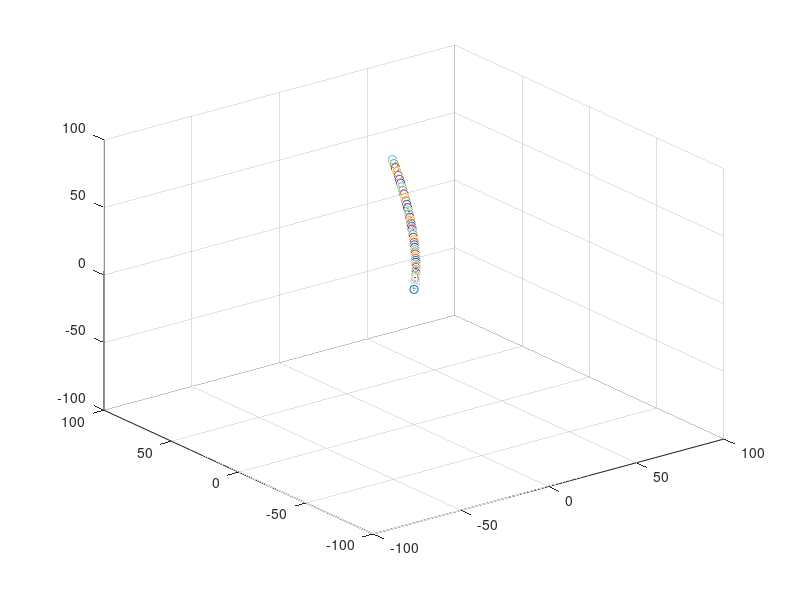

Source code (MATLAB):
clear all
close all
clc

theta = -15*pi/180;  % pitch (angulo de la tierra al vehiculo)
delta = -5*pi/180;   % attack angle (angulo del vehiculo al viento)

gamma = theta - delta; % Angulo entre el plano X-Y (la tierra) y el viento

psi = pi/4;

V = 10;
Fth = 2;
m = 1;

t = 0;
Tf = 10;
dt = 0.1;

x = 0;
y = 0;
z = 0;

xp = 0;
yp = 0;
zp = 0;
while t < Tf

    L = 0.1*V^2;
    D = 0.1*V^2;

    psi = psi + 0.1*dt;


    xpp = L*cos(psi)*sin(gamma) - (Fth-D)*cos(psi)*cos(gamma);
    ypp = L*sin(psi)*sin(gamma) - (Fth-D)*sin(psi)*cos(gamma);
    zpp = L*cos(gamma) + (Fth-D)*sin(gamma) - m*9.81;

    xp = xp + xpp*dt;
    yp = yp + ypp*dt;
    zp = zp + zpp*dt;

    x = x + xp*dt;
    y = y + yp*dt;
    z = z + zp*dt;

    figure(1)
    scatter3(x,y,z);
    hold on
    axis([-100 100,-100 100,-100 100]);

    t = t + dt;
end
